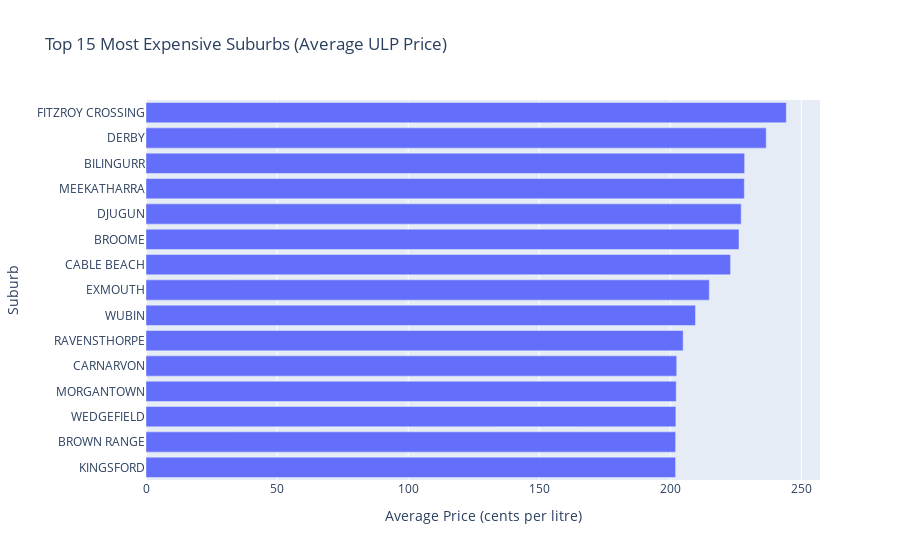

The code cell stored with this chart in its notebook:
### Code cell
top_expensive = suburb_avg.sort_values("avg_price", ascending=False).head(15)

fig = px.bar(
    top_expensive,
    x="avg_price",
    y="suburb",
    orientation="h",
    title="Top 15 Most Expensive Suburbs (Average ULP Price)",
    labels={
        "avg_price": "Average Price (cents per litre)",
        "suburb": "Suburb"
    },
    hover_data={
        "avg_price": ':$.2f',
        "min_price": ':$.2f',
        "max_price": ':$.2f',
        "observations": True
    }
)

fig.update_layout(yaxis=dict(autorange="reversed"))
fig.show()

### Figure 1 — Plotly figure (JSON) as saved in the notebook; plotly's stock layout.template omitted (floating-point values rounded to 4 significant figures)
{"data": [{"alignmentgroup": "True", "customdata": [[240.5, 245.9, 252], [235.4, 239.9, 168], [225.9, 229.9, 84], [227.9, 228.9, 252], [225.9, 229.9, 168], [222.5, 229.9, 252], [222.5, 224.9, 84], [208.9, 219.9, 252], [208.7, 209.8, 102], [204.9, 204.9, 168], [199.9, 204.9, 84], [199.5, 204.5, 84], [193.9, 205.9, 168], [199.9, 203.9, 84], [199.5, 204.9, 168]], "hovertemplate": "Average Price (cents per litre)=%{x:$.2f}<br>Suburb=%{y}<br>min_price=%{customdata[0]:$.2f}<br>max_price=%{customdata[1]:$.2f}<br>observations=%{customdata[2]}<extra></extra>", "legendgroup": "", "marker": {"color": "#636efa", "pattern": {"shape": ""}}, "name": "", "offsetgroup": "", "orientation": "h", "showlegend": false, "textposition": "auto", "type": "bar", "x": [244.2, 236.6, 228.4, 228.2, 227.0, 226.2, 223.0, 214.9, 209.6, 204.9, 202.4, 202.3, 202.1, 202.0, 202.0], "xaxis": "x", "y": ["FITZROY CROSSING", "DERBY", "BILINGURR", "MEEKATHARRA", "DJUGUN", "BROOME", "CABLE BEACH", "EXMOUTH", "WUBIN", "RAVENSTHORPE", "CARNARVON", "MORGANTOWN", "WEDGEFIELD", "BROWN RANGE", "KINGSFORD"], "yaxis": "y"}], "layout": {"barmode": "relative", "legend": {"tracegroupgap": 0}, "title": {"text": "Top 15 Most Expensive Suburbs (Average ULP Price)"}, "xaxis": {"anchor": "y", "domain": [0, 1], "title": {"text": "Average Price (cents per litre)"}}, "yaxis": {"anchor": "x", "autorange": "reversed", "domain": [0, 1], "title": {"text": "Suburb"}}}}
